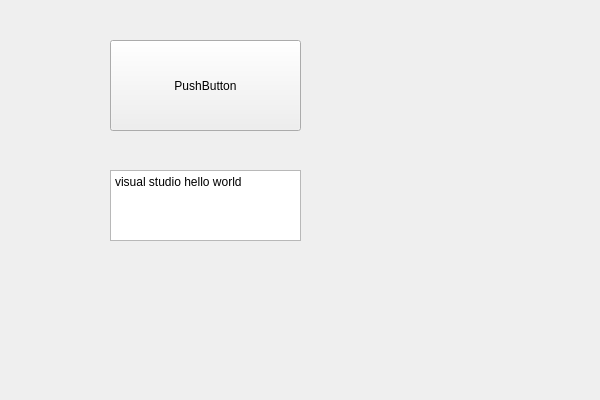
<?xml version="1.0" encoding="UTF-8"?>
<ui version="4.0">
 <class>vs2015_qt_hello_worldClass</class>
 <widget class="QWidget" name="vs2015_qt_hello_worldClass">
  <property name="geometry">
   <rect>
    <x>0</x>
    <y>0</y>
    <width>600</width>
    <height>400</height>
   </rect>
  </property>
  <property name="windowTitle">
   <string>vs2015_qt_hello_world</string>
  </property>
  <widget class="QPlainTextEdit" name="plainTextEdit">
   <property name="geometry">
    <rect>
     <x>110</x>
     <y>170</y>
     <width>191</width>
     <height>71</height>
    </rect>
   </property>
   <property name="plainText">
    <string>visual studio hello world
</string>
   </property>
  </widget>
  <widget class="QPushButton" name="pushButton">
   <property name="geometry">
    <rect>
     <x>110</x>
     <y>40</y>
     <width>191</width>
     <height>91</height>
    </rect>
   </property>
   <property name="text">
    <string>PushButton</string>
   </property>
   <property name="autoDefault">
    <bool>false</bool>
   </property>
   <property name="flat">
    <bool>false</bool>
   </property>
  </widget>
 </widget>
 <layoutdefault spacing="6" margin="11"/>
 <resources>
  <include location="vs2015_qt_hello_world.qrc"/>
 </resources>
 <connections/>
</ui>
